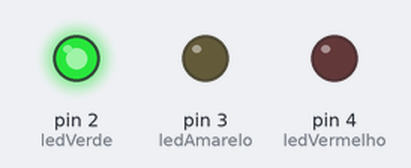
Recording of a sketch running on a simulated Arduino Uno, built with avr-gcc and run on an emulated ATmega328P. Shown: output pins drawn as LEDs (lit = HIGH).

Above: at 2.0 s.
At 4.5 s:
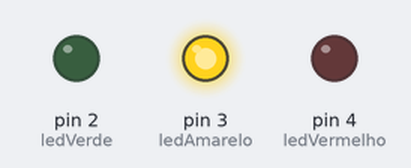
At 7.0 s:
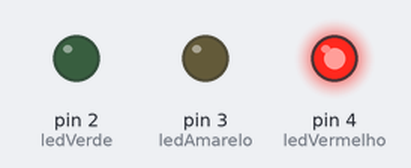
Timing chart, 0 to 11.7 s (numbered marks = the images above):
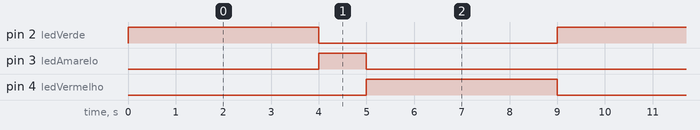

The sketch:

Semforo.ino
```cpp
// (licence header left out)
int ledVermelho = 4;
int ledVerde = 2;
int ledAmarelo = 3;

void setup()
{
  pinMode(ledVermelho,OUTPUT);
  pinMode(ledVerde,OUTPUT);
  pinMode(ledAmarelo,OUTPUT);
}

void loop()
{
  digitalWrite(ledVerde, HIGH);
  delay(4000);
  digitalWrite(ledVerde, LOW);
  digitalWrite(ledAmarelo, HIGH);
  delay(1000);
  digitalWrite(ledAmarelo, LOW);
  digitalWrite(ledVermelho,HIGH);
  delay(4000);
  digitalWrite(ledVermelho, LOW);
}
```

Measured:
- by itself, pin 2 (ledVerde), pin 4 (ledVermelho): alternates HIGH for 4.0 s and LOW for 5.0 s
- by itself, pin 3 (ledAmarelo): alternates HIGH for 1.0 s and LOW for 8.0 s
- by itself, everything shown: repeats every 9.0 s, in 4 steps
